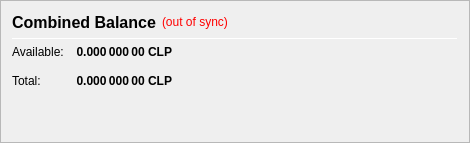
                   <widget class="QFrame" name="frame_CombinedBalances">
                    <property name="minimumSize">
                     <size>
                      <width>470</width>
                      <height>0</height>
                     </size>
                    </property>
                    <property name="frameShape">
                     <enum>QFrame::StyledPanel</enum>
                    </property>
                    <property name="frameShadow">
                     <enum>QFrame::Raised</enum>
                    </property>
                    <layout class="QVBoxLayout" name="verticalLayout_5">
                     <item>
                      <layout class="QHBoxLayout" name="horizontalLayout_5" stretch="0,0,0">
                       <item>
                        <widget class="QLabel" name="label_5z">
                         <property name="minimumSize">
                          <size>
                           <width>0</width>
                           <height>20</height>
                          </size>
                         </property>
                         <property name="font">
                          <font>
                           <pointsize>12</pointsize>
                           <weight>75</weight>
                           <bold>true</bold>
                          </font>
                         </property>
                         <property name="toolTip">
                          <string>Combined Balance (including unconfirmed and immature coins)</string>
                         </property>
                         <property name="text">
                          <string>Combined Balance</string>
                         </property>
                        </widget>
                       </item>
                       <item>
                        <widget class="QLabel" name="labelWalletStatus">
                         <property name="cursor">
                          <cursorShape>WhatsThisCursor</cursorShape>
                         </property>
                         <property name="toolTip">
                          <string>The displayed information may be out of date. Your wallet automatically synchronizes with the CALYPSO network after a connection is established, but this process has not completed yet.</string>
                         </property>
                         <property name="styleSheet">
                          <string notr="true">QLabel { color: red; }</string>
                         </property>
                         <property name="text">
                          <string notr="true">(out of sync)</string>
                         </property>
                         <property name="alignment">
                          <set>Qt::AlignLeading|Qt::AlignLeft|Qt::AlignVCenter</set>
                         </property>
                        </widget>
                       </item>
                       <item>
                        <spacer name="horizontalSpacer_1">
                         <property name="orientation">
                          <enum>Qt::Horizontal</enum>
                         </property>
                         <property name="sizeHint" stdset="0">
                          <size>
                           <width>40</width>
                           <height>20</height>
                          </size>
                         </property>
                        </spacer>
                       </item>
                      </layout>
                     </item>
                     <item>
                      <widget class="Line" name="line_CombinedBalance">
                       <property name="minimumSize">
                        <size>
                         <width>0</width>
                         <height>1</height>
                        </size>
                       </property>
                       <property name="maximumSize">
                        <size>
                         <width>16777215</width>
                         <height>1</height>
                        </size>
                       </property>
                       <property name="orientation">
                        <enum>Qt::Horizontal</enum>
                       </property>
                      </widget>
                     </item>
                     <item>
                      <layout class="QGridLayout" name="gridLayout_3">
                       <property name="spacing">
                        <number>12</number>
                       </property>
                       <item row="1" column="0">
                        <widget class="QLabel" name="labelBalanceTextz">
                         <property name="text">
                          <string>Available:</string>
                         </property>
                        </widget>
                       </item>
                       <item row="1" column="1">
                        <widget class="QLabel" name="labelBalancez">
                         <property name="font">
                          <font>
                           <weight>75</weight>
                           <bold>true</bold>
                          </font>
                         </property>
                         <property name="cursor">
                          <cursorShape>IBeamCursor</cursorShape>
                         </property>
                         <property name="toolTip">
                          <string>Your current spendable balance</string>
                         </property>
                         <property name="text">
                          <string notr="true">0.000 000 00 CLP</string>
                         </property>
                         <property name="alignment">
                          <set>Qt::AlignRight|Qt::AlignTrailing|Qt::AlignVCenter</set>
                         </property>
                         <property name="textInteractionFlags">
                          <set>Qt::LinksAccessibleByMouse|Qt::TextSelectableByKeyboard|Qt::TextSelectableByMouse</set>
                         </property>
                        </widget>
                       </item>
                       <item row="2" column="0">
                        <widget class="QLabel" name="labelTotalTextz">
                         <property name="text">
                          <string>Total:</string>
                         </property>
                        </widget>
                       </item>
                       <item row="2" column="1">
                        <widget class="QLabel" name="labelTotalz">
                         <property name="font">
                          <font>
                           <weight>75</weight>
                           <bold>true</bold>
                          </font>
                         </property>
                         <property name="cursor">
                          <cursorShape>IBeamCursor</cursorShape>
                         </property>
                         <property name="toolTip">
                          <string>Total Balance, including all unavailable coins.</string>
                         </property>
                         <property name="text">
                          <string notr="true">0.000 000 00 CLP</string>
                         </property>
                         <property name="alignment">
                          <set>Qt::AlignRight|Qt::AlignTrailing|Qt::AlignVCenter</set>
                         </property>
                         <property name="textInteractionFlags">
                          <set>Qt::LinksAccessibleByMouse|Qt::TextSelectableByKeyboard|Qt::TextSelectableByMouse</set>
                         </property>
                        </widget>
                       </item>
                       <item row="2" column="3">
                        <spacer name="horizontalSpacer_2">
                         <property name="orientation">
                          <enum>Qt::Horizontal</enum>
                         </property>
                         <property name="sizeHint" stdset="0">
                          <size>
                           <width>40</width>
                           <height>20</height>
                          </size>
                         </property>
                        </spacer>
                       </item>
                      </layout>
                     </item>
                     <item>
                      <spacer name="verticalSpacer_1">
                       <property name="orientation">
                        <enum>Qt::Vertical</enum>
                       </property>
                       <property name="sizeHint" stdset="0">
                        <size>
                         <width>20</width>
                         <height>40</height>
                        </size>
                       </property>
                      </spacer>
                     </item>
                    </layout>
                   </widget>
